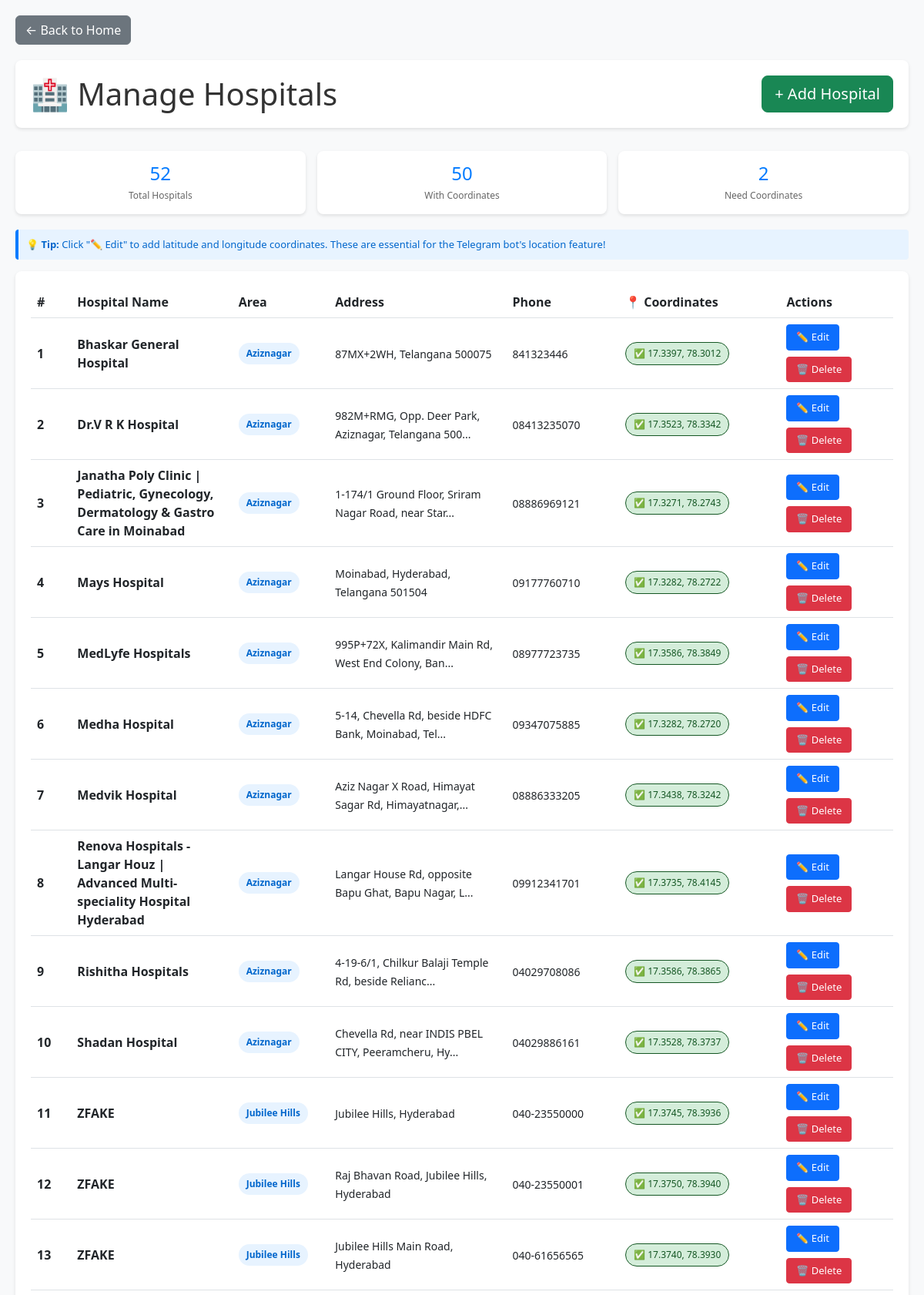
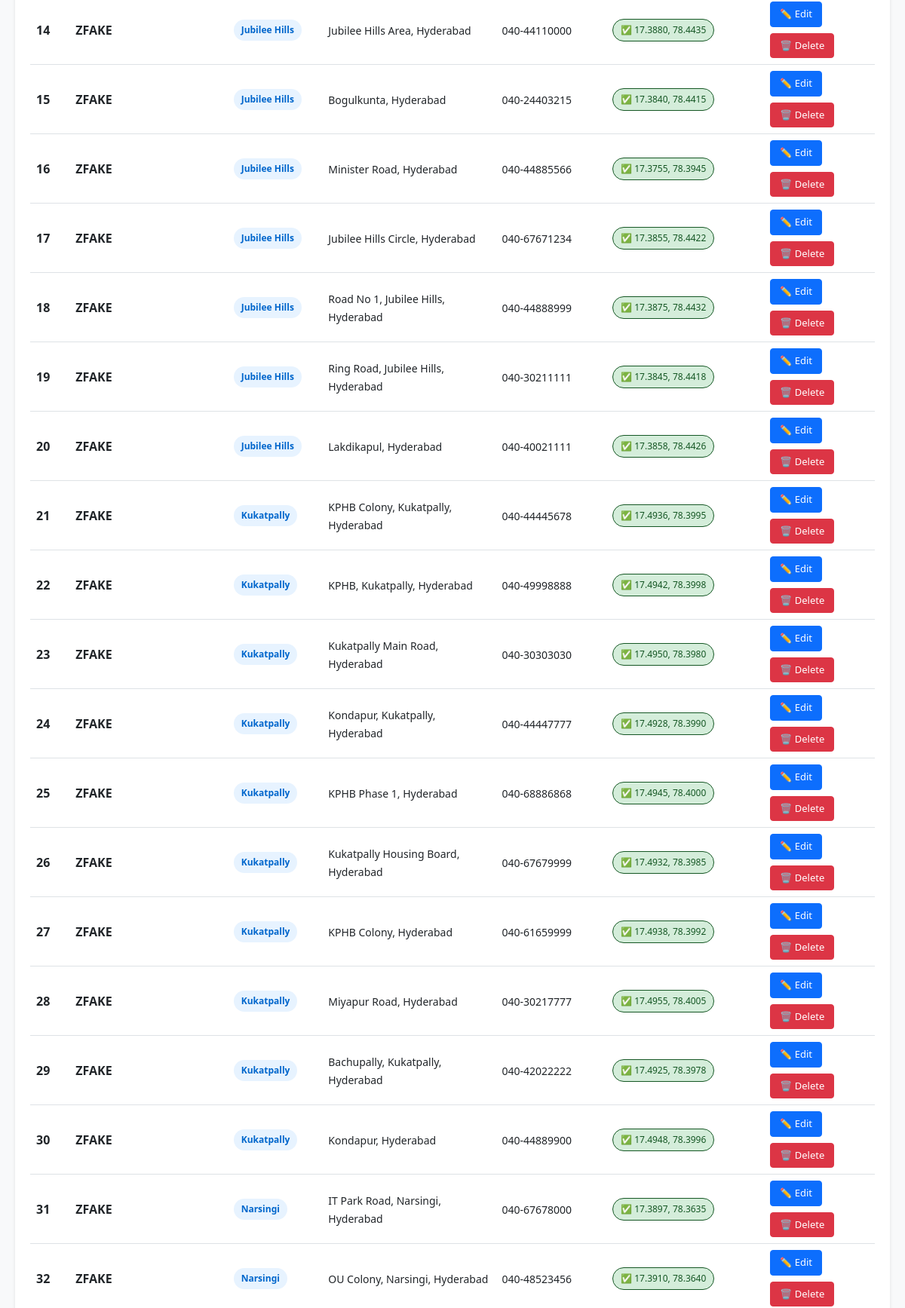
The app's page /admin/hospitals (upper part) with its own data (2 pictures, top to bottom).
### tables this page shows
CREATE TABLE hospitals (
    hospital_id INTEGER PRIMARY KEY AUTOINCREMENT,
    name TEXT NOT NULL,
    address TEXT,
    phone TEXT,
    receptionist_phone TEXT,
    ambulance_available BOOLEAN,
    emergency_services BOOLEAN
, lat REAL, lon REAL, area TEXT);

### app.py (the view)
@app.route('/admin/hospitals')
def list_hospitals():
    conn = sqlite3.connect('healthcare.db')
    cursor = conn.cursor()
    cursor.execute("SELECT hospital_id, name, area, address, phone, lat, lon FROM hospitals ORDER BY area, name")
    hospitals = cursor.fetchall()
    conn.close()
    return render_template('hospitals_list.html', hospitals=hospitals)

### templates/hospitals_list.html (shortened to what this page needs)
<!DOCTYPE html>
<html>
<head>
    <link rel="stylesheet" href="https://cdn.jsdelivr.net/npm/bootstrap@5.3.0/dist/css/bootstrap.min.css">
</head>
<body>
    <div class="container-main">
        <div class="back-link">
            <a href="/" class="btn btn-secondary">← Back to Home</a>
        </div>
        <div class="header">
            <h1>🏥 Manage Hospitals</h1>
            <a href="/admin/hospitals/add" class="btn btn-success btn-lg">+ Add Hospital</a>
        </div>
        {% if hospitals %}
        <div class="stats">
            <div class="stat-card">
                <h3>{{ hospitals|length }}</h3>
                <p>Total Hospitals</p>
            </div>
            <div class="stat-card">
                <h3>
                    {% set coords_count = hospitals|selectattr('5')|list|length %}
                    {{ coords_count }}
                </h3>
                <p>With Coordinates</p>
            </div>
            <div class="stat-card">
                <h3>
                    {% set no_coords = hospitals|length - (hospitals|selectattr('5')|list|length) %}
                    {{ no_coords }}
                </h3>
                <p>Need Coordinates</p>
            </div>
        </div>
        <div class="table-header-info">
            💡 <strong>Tip:</strong> Click "✏️ Edit" to add latitude and longitude coordinates. These are essential for
            the Telegram bot's location feature!
        </div>
        {% endif %}
        <div class="table-responsive">
            {% if hospitals %}
            <table class="table table-hover">
                <thead>
                    <tr>
                        <th style="width: 50px;">#</th>
                        <th style="width: 200px;">Hospital Name</th>
                        <th style="width: 120px;">Area</th>
                        <th style="width: 220px;">Address</th>
                        <th style="width: 140px;">Phone</th>
                        <th style="width: 200px;">📍 Coordinates</th>
                        <th style="width: 140px;">Actions</th>
                    </tr>
                </thead>
                <tbody>
                    {% for hospital in hospitals %}
                    <tr>
                        <td><strong>{{ loop.index }}</strong></td>
                        <td><strong>{{ hospital[1] }}</strong></td>
                        <td><span class="area-badge">{{ hospital[2] }}</span></td>
                        <td>
                            <small>{{ hospital[3][:50] }}{% if hospital[3] and hospital[3]|length > 50 %}...{% endif
                                %}</small>
                        </td>
                        <td><small>{{ hospital[4] or '—' }}</small></td>
                        <td>
                            {% if hospital[5] and hospital[6] %}
                            <span class="location-badge success">
                                ✅ {{ "%.4f"|format(hospital[5]) }}, {{ "%.4f"|format(hospital[6]) }}
                            </span>
                            {% else %}
                            <span class="location-badge warning">
                                ⚠️ Not set
                            </span>
                            {% endif %}
                        </td>
                        <td>
                            <div class="action-buttons">
                                <a href="/admin/hospital/{{ hospital[0] }}/edit" class="btn btn-primary btn-sm">✏️
                                    Edit</a>
                                <a href="/admin/hospital/{{ hospital[0] }}/delete" class="btn btn-danger btn-sm"
                                    onclick="return confirm('Are you sure? This cannot be undone.');">🗑️ Delete</a>
                            </div>
                        </td>
                    </tr>
                    {% endfor %}
                </tbody>
            </table>
            {% else %}
            <div class="empty-state">
                <h3>📭 No Hospitals Found</h3>
                <p>Start by adding your first hospital</p>
                <a href="/admin/hospitals/add" class="btn btn-success">+ Add Hospital</a>
            </div>
            {% endif %}
        </div>
    </div>
</body>
</html>

### templates/hospitals_list.html (style rules this page uses)
body { background: #f8f9fa; padding: 20px; }
.container-main { max-width: 1400px; margin: 0 auto; }
.header { display: flex; justify-content: space-between; align-items: center; margin-bottom: 30px; background: white; padding: 20px; border-radius: 8px; box-shadow: 0 2px 4px rgba(0, 0, 0, 0.1); }
h1 { margin: 0; color: #333; }
.table-responsive { background: white; padding: 20px; border-radius: 8px; box-shadow: 0 2px 4px rgba(0, 0, 0, 0.1); overflow-x: auto; }
table { margin-bottom: 0; }
th { background: #007bff; color: white; font-weight: bold; padding: 12px; }
td { vertical-align: middle; padding: 12px; }
.area-badge { display: inline-block; background: #e7f3ff; color: #0066cc; padding: 5px 10px; border-radius: 20px; font-size: 12px; font-weight: bold; }
.location-badge { display: inline-block; background: #f0f0f0; color: #333; padding: 5px 10px; border-radius: 20px; font-size: 12px; font-weight: 500; }
.location-badge.success { background: #d4edda; color: #155724; border: 1px solid #155724; }
.action-buttons { display: flex; gap: 8px; flex-wrap: wrap; }
.btn-sm { padding: 6px 12px; font-size: 13px; white-space: nowrap; }
.back-link { margin-bottom: 20px; }
.stats { display: grid; grid-template-columns: repeat(auto-fit, minmax(200px, 1fr)); gap: 15px; margin-bottom: 20px; }
.stat-card { background: white; padding: 15px; border-radius: 8px; box-shadow: 0 2px 4px rgba(0, 0, 0, 0.1); text-align: center; }
.stat-card h3 { margin: 0; color: #007bff; font-size: 24px; }
.stat-card p { margin: 5px 0 0 0; color: #666; font-size: 12px; }
.table-header-info { margin-bottom: 15px; padding: 10px; background: #e7f3ff; border-left: 4px solid #007bff; border-radius: 4px; color: #0066cc; font-size: 13px; }

### records on screen
hospitals: name "Bhaskar General Hospital", area "Aziznagar", address "87MX+2WH, Telangana 500075", phone "841323446", lat "17.3397", lon "78.3012"
hospitals: name "Dr.V R K Hospital", area "Aziznagar", address "982M+RMG, Opp. Deer Park, Aziznagar, Telangana 500", phone "08413235070", lat "17.3523", lon "78.3342"
hospitals: name "Janatha Poly Clinic | Pediatric, Gynecology, Dermatology & Gastro Care in Moinabad", area "Aziznagar", address "1-174/1 Ground Floor, Sriram Nagar Road, near Star", phone "08886969121", lat "17.3271", lon "78.2743"
hospitals: name "Mays Hospital", area "Aziznagar", address "Moinabad, Hyderabad, Telangana 501504", phone "09177760710", lat "17.3282", lon "78.2722"
hospitals: name "MedLyfe Hospitals", area "Aziznagar", address "995P+72X, Kalimandir Main Rd, West End Colony, Ban", phone "08977723735", lat "17.3586", lon "78.3849"
hospitals: name "Medha Hospital", area "Aziznagar", address "5-14, Chevella Rd, beside HDFC Bank, Moinabad, Tel", phone "09347075885", lat "17.3282", lon "78.2720"
hospitals: name "Medvik Hospital", area "Aziznagar", address "Aziz Nagar X Road, Himayat Sagar Rd, Himayatnagar,", phone "08886333205", lat "17.3438", lon "78.3242"
hospitals: name "Renova Hospitals - Langar Houz | Advanced Multi-speciality Hospital Hyderabad", area "Aziznagar", address "Langar House Rd, opposite Bapu Ghat, Bapu Nagar, L", phone "09912341701", lat "17.3735", lon "78.4145"
hospitals: name "Rishitha Hospitals", area "Aziznagar", address "4-19-6/1, Chilkur Balaji Temple Rd, beside Relianc", phone "04029708086", lat "17.3586", lon "78.3865"
hospitals: name "Shadan Hospital", area "Aziznagar", address "Chevella Rd, near INDIS PBEL CITY, Peeramcheru, Hy", phone "04029886161", lat "17.3528", lon "78.3737"
hospitals: name "ZFAKE", area "Jubilee Hills", address "Jubilee Hills, Hyderabad", phone "040-23550000", lat "17.3745", lon "78.3936"
hospitals: name "ZFAKE", area "Jubilee Hills", address "Raj Bhavan Road, Jubilee Hills, Hyderabad", phone "040-23550001", lat "17.3750", lon "78.3940"
hospitals: name "ZFAKE", area "Jubilee Hills", address "Jubilee Hills Main Road, Hyderabad", phone "040-61656565", lat "17.3740", lon "78.3930"
hospitals: name "ZFAKE", area "Jubilee Hills", address "Jubilee Hills Area, Hyderabad", phone "040-44110000", lat "17.3880", lon "78.4435"
hospitals: name "ZFAKE", area "Jubilee Hills", address "Bogulkunta, Hyderabad", phone "040-24403215", lat "17.3840", lon "78.4415"
hospitals: name "ZFAKE", area "Jubilee Hills", address "Minister Road, Hyderabad", phone "040-44885566", lat "17.3755", lon "78.3945"
hospitals: name "ZFAKE", area "Jubilee Hills", address "Jubilee Hills Circle, Hyderabad", phone "040-67671234", lat "17.3855", lon "78.4422"
hospitals: name "ZFAKE", area "Jubilee Hills", address "Road No 1, Jubilee Hills, Hyderabad", phone "040-44888999", lat "17.3875", lon "78.4432"
hospitals: name "ZFAKE", area "Jubilee Hills", address "Ring Road, Jubilee Hills, Hyderabad", phone "040-30211111", lat "17.3845", lon "78.4418"
hospitals: name "ZFAKE", area "Jubilee Hills", address "Lakdikapul, Hyderabad", phone "040-40021111", lat "17.3858", lon "78.4426"
hospitals: name "ZFAKE", area "Kukatpally", address "KPHB Colony, Kukatpally, Hyderabad", phone "040-44445678", lat "17.4936", lon "78.3995"
hospitals: name "ZFAKE", area "Kukatpally", address "KPHB, Kukatpally, Hyderabad", phone "040-49998888", lat "17.4942", lon "78.3998"
hospitals: name "ZFAKE", area "Kukatpally", address "Kukatpally Main Road, Hyderabad", phone "040-30303030", lat "17.4950", lon "78.3980"
hospitals: name "ZFAKE", area "Kukatpally", address "Kondapur, Kukatpally, Hyderabad", phone "040-44447777", lat "17.4928", lon "78.3990"
hospitals: name "ZFAKE", area "Kukatpally", address "KPHB Phase 1, Hyderabad", phone "040-68886868", lat "17.4945", lon "78.4000"
hospitals: name "ZFAKE", area "Kukatpally", address "Kukatpally Housing Board, Hyderabad", phone "040-67679999", lat "17.4932", lon "78.3985"
hospitals: name "ZFAKE", area "Kukatpally", address "KPHB Colony, Hyderabad", phone "040-61659999", lat "17.4938", lon "78.3992"
hospitals: name "ZFAKE", area "Kukatpally", address "Miyapur Road, Hyderabad", phone "040-30217777", lat "17.4955", lon "78.4005"
hospitals: name "ZFAKE", area "Kukatpally", address "Bachupally, Kukatpally, Hyderabad", phone "040-42022222", lat "17.4925", lon "78.3978"
hospitals: name "ZFAKE", area "Kukatpally", address "Kondapur, Hyderabad", phone "040-44889900", lat "17.4948", lon "78.3996"
hospitals: name "ZFAKE", area "Narsingi", address "IT Park Road, Narsingi, Hyderabad", phone "040-67678000", lat "17.3897", lon "78.3635"
hospitals: name "ZFAKE", area "Narsingi", address "OU Colony, Narsingi, Hyderabad", phone "040-48523456", lat "17.3910", lon "78.3640"

### other values on screen
{{ hospitals|length }} "52"
{{ coords_count }} "50"
{{ no_coords }} "2"
